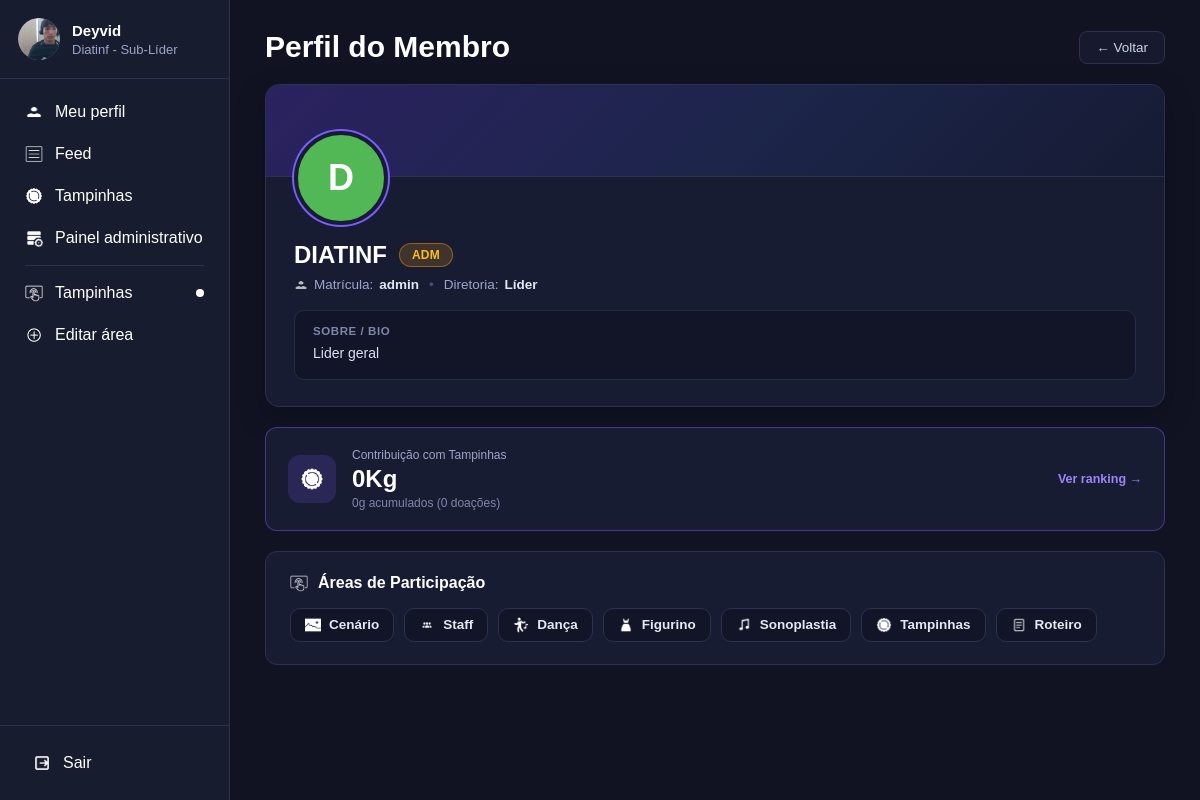
Before: /perfil/19/ (signed in) with the older database file.
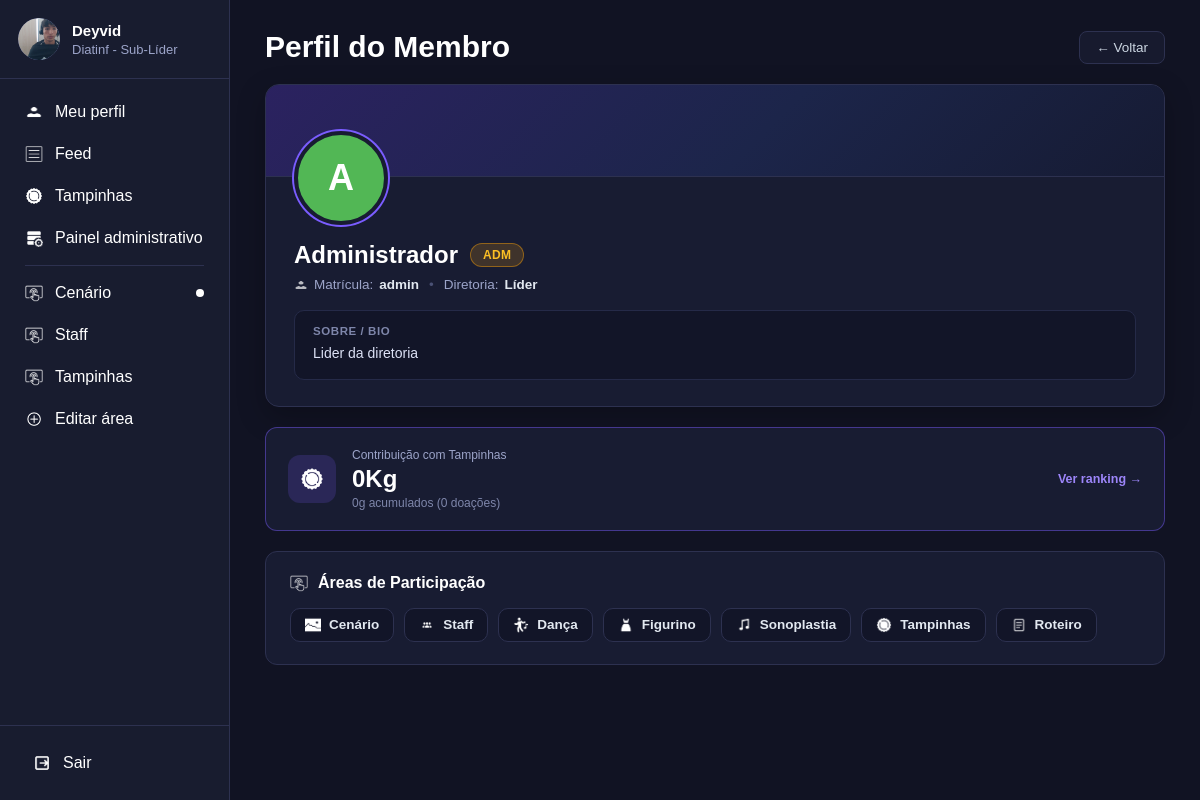
After: the same page with the newer database file.
### usuarios/models.py (models this page shows, shortened)
class Usuario(models.Model):
    nome=models.CharField(max_length=100, blank=True, default="")
    matricula=models.CharField(max_length=20, unique=True)
    senha=models.CharField(max_length=255)
    diretoria=models.CharField(max_length=50)
    areas=models.TextField()
    aprovado=models.BooleanField(default=True)
    sub_lider=models.BooleanField(default=False)
    sublider_de=models.CharField(max_length=50, null=True, blank=True)
    doacao_tampinhas=models.FloatField(default=0)
    foto=models.ImageField(upload_to="perfis/", null=True, blank=True)
    bio=models.TextField(blank=True, default="")
    def nome_exibicao(self):
        if self.nome and self.nome.strip():
            return self.nome.strip()
        return self.matricula
    def inicial_perfil(self):
        base = (self.nome_exibicao() or "U").strip()
        return base[0].upper() if base else "U"
    def cargo_classe(self):
        if self.eh_administrador():
            return "tag-adm"
        if self.sub_lider:
            return "tag-sublider"
        return "tag-membro"
    def total_tampinhas_gramas(self):
        from decimal import Decimal
        tot_g = self.doacoes_tampinhas.aggregate(tot=models.Sum("quantidade_gramas"))["tot"]
        if tot_g is None and self.doacao_tampinhas and self.doacao_tampinhas > 0:
            tot_g = int(Decimal(str(self.doacao_tampinhas)) * Decimal("1000"))
        return tot_g or 0
    def total_tampinhas_formatado(self):
        from decimal import Decimal
        tot_g = self.total_tampinhas_gramas()
        d = Decimal(tot_g) / Decimal("1000")
        s = f"{d:.3f}".rstrip("0").rstrip(".")
        if not s or s == "-0":
            s = "0"
        return f"{s}Kg"
    def eh_administrador(self):
        mat = (self.matricula or "").strip().lower()
        diret = (self.diretoria or "").strip().lower()
        return mat == "admin" or diret in ["líder", "lider", "líder geral", "lider geral"]
    def tem_acesso_painel(self):
        return self.eh_administrador() or self.sub_lider
    def get_areas_list(self):
        if self.areas:
            return [a.strip() for a in self.areas.split(",") if a.strip()]
        return []
    def get_areas_ordenadas(self):
        areas = self.get_areas_list()
        if self.sub_lider and self.sublider_de and self.sublider_de in areas:
            areas = [self.sublider_de] + [a for a in areas if a != self.sublider_de]
        return areas
    def get_areas_sidebar(self):
        if self.eh_administrador():
            return ["Cenário", "Staff", "Dança", "Figurino", "Sonoplastia", "Tampinhas", "Roteiro"]
        return self.get_areas_ordenadas()

### usuarios/views.py (the view)
# urls.py: path("perfil/<int:id_usuario>/", views.ver_perfil, name="ver_perfil"),
def ver_perfil(request, id_usuario=None):
    usuario = usuario_logado(request)
    if usuario is None:
        return redirect("login")
    if id_usuario is None:
        perfil_usuario = usuario
    else:
        perfil_usuario = get_object_or_404(Usuario, id=id_usuario)
    eh_proprio_perfil = (perfil_usuario.id == usuario.id)
    contribuicao_tampinhas_kg = perfil_usuario.total_tampinhas_formatado()
    contribuicao_tampinhas_gramas = perfil_usuario.total_tampinhas_gramas()
    total_doacoes_registradas = perfil_usuario.doacoes_tampinhas.count()
    if perfil_usuario.eh_administrador():
        lista_nomes_areas = list(TODAS_AREAS)
    else:
        lista_nomes_areas = perfil_usuario.get_areas_ordenadas()
    areas_perfil = [
        {
            "nome": area_nome,
            "icone": AREAS_ICONES.get(area_nome, "imgs/icone-area.png"),
            "eh_sublider": bool(perfil_usuario.sub_lider and perfil_usuario.sublider_de == area_nome),
        }
        for area_nome in lista_nomes_areas
    ]
    return render(request, "perfil.html", {
        "usuario": usuario,
        "perfil_usuario": perfil_usuario,
        "eh_proprio_perfil": eh_proprio_perfil,
        "contribuicao_tampinhas_kg": contribuicao_tampinhas_kg,
        "contribuicao_tampinhas_gramas": contribuicao_tampinhas_gramas,
        "total_doacoes_registradas": total_doacoes_registradas,
        "areas_perfil": areas_perfil,
        "pagina_ativa": "perfil" if eh_proprio_perfil else "",
        "area_ativa": "",
    })

### usuarios/context_processors.py (called while the page is built, shortened)
def gerar_token_usuario(usuario_id):
    if not usuario_id:
        return ""
    try:
        return signing.dumps({"usuario": int(usuario_id)}, salt=TOKEN_SALT)
    except Exception:
        return ""

def consumir_notificacoes_validas(request, usuario_id):
    notificacoes = []
    try:
        storage = messages.get_messages(request)
        mensagens_brutas = list(storage)
        if hasattr(storage, "_loaded_data"):
            storage._loaded_data = []
        if hasattr(storage, "_queued_messages"):
            storage._queued_messages = []
        storage.used = True
        if hasattr(request, "session") and "_messages" in request.session:
            del request.session["_messages"]
        agora = time.time()
        caminho_atual = unquote(getattr(request, "path", "") or "").rstrip("/") or "/"
        uid_atual_str = str(usuario_id) if usuario_id else "anon"
    except Exception:
        return []
    return notificacoes[-1:]

### usuarios/templates/perfil.html (shortened to what the changed rows need)
{% load static usuarios_extras %}
<!DOCTYPE html>
<html lang="pt-br">
<head>
    <link rel="stylesheet" href="{% static 'css/base.css' %}">
    <link rel="stylesheet" href="{% static 'css/perfil.css' %}">
</head>
<body>
{% include "_sidebar.html" %}
<main class="conteudo">
    <div class="container-pagina container-perfil">
        <div class="titulo-pagina cabecalho-pagina-perfil">
            <h1>{% if eh_proprio_perfil %}Meu Perfil{% else %}Perfil do Membro{% endif %}</h1>
        </div>
        <section class="perfil-hero-card">
            <div class="perfil-corpo">
                <div class="perfil-topo-linha">
                    <div class="perfil-avatar-wrapper">
                        <div class="perfil-avatar-grande {{ perfil_usuario.matricula|cor_avatar }}" id="avatar-principal-perfil">
                            {% if perfil_usuario.foto and perfil_usuario.foto.name %}
                                <img src="{{ perfil_usuario.foto.url }}" alt="{{ perfil_usuario.nome_exibicao }}" class="perfil-foto-img">
                            {% else %}
                                <span>{{ perfil_usuario.inicial_perfil }}</span>
                            {% endif %}
                        </div>
                    </div>
                </div>
                <div class="perfil-identidade">
                    <div class="perfil-nome-linha">
                        <h2 class="perfil-nome">{{ perfil_usuario.nome_exibicao }}</h2>
                        <span class="perfil-tag-cargo {{ perfil_usuario.cargo_classe }}">
                            {% if perfil_usuario.eh_administrador %}
                                ADM
                            {% elif perfil_usuario.sub_lider %}
                                Sub-Líder{% if perfil_usuario.sublider_de %} • {{ perfil_usuario.sublider_de }}{% endif %}
                            {% else %}
                                Membro
                            {% endif %}
                        </span>
                    </div>
                    <div class="perfil-metadados">
                        <span class="meta-item">
                            <img src="{% static 'imgs/icone-usuario.png' %}" alt="">
                            Matrícula: <strong>{{ perfil_usuario.matricula }}</strong>
                        </span>
                        <span class="meta-item">
                            Diretoria: <strong>{{ perfil_usuario.diretoria }}</strong>
                        </span>
                    </div>
                </div>
                <div class="perfil-bio-bloco">
                    <span class="perfil-secao-label">Sobre / Bio</span>
                    {% if perfil_usuario.bio %}
                        <p class="perfil-bio-texto">{{ perfil_usuario.bio }}</p>
                    {% endif %}
                </div>
            </div>
        </section>
    </div>
</main>
</body>
</html>

### usuarios/templates/_sidebar.html (shortened to what this page needs)
{% load static %}
<aside class="sidebar">
    <div>
        <a href="{% url 'meu_perfil' %}{% if user_token %}?_user_token={{ user_token|urlencode }}{% endif %}" class="usuario {% if pagina_ativa == 'perfil' %}usuario-ativo{% endif %}" title="Acessar meu perfil">
            <div class="avatar">
                {% if usuario.foto and usuario.foto.name %}
                    <img src="{{ usuario.foto.url }}" alt="{{ usuario.nome_exibicao }}" class="avatar-foto-img">
                {% else %}
                    {{ usuario.inicial_perfil }}
                {% endif %}
            </div>
            <div class="dados-usuario">
                <h3>{{ usuario.nome_exibicao }}</h3>
                <p>{{ usuario.diretoria }} - {% if usuario.eh_administrador %}Líder{% elif usuario.sub_lider %}Sub-Líder{% else %}Membro{% endif %}</p>
            </div>
        </a>
        <nav class="menu">
            <a href="{% url 'meu_perfil' %}{% if user_token %}?_user_token={{ user_token|urlencode }}{% endif %}" class="{% if pagina_ativa == 'perfil' %}ativo{% endif %}">
                <img src="{% static 'imgs/icone-usuario.png' %}" alt="Perfil">
                <span>Meu perfil</span>
            </a>
            <a href="{% url 'feed' %}{% if user_token %}?_user_token={{ user_token|urlencode }}{% endif %}" class="{% if pagina_ativa == 'feed' %}ativo{% endif %}">
                <img src="{% static 'imgs/icone-feed.png' %}" alt="Feed">
                <span>Feed</span>
            </a>
            <a href="{% url 'tampinhas' %}{% if user_token %}?_user_token={{ user_token|urlencode }}{% endif %}" class="{% if pagina_ativa == 'tampinhas' %}ativo{% endif %}">
                <img src="{% static 'imgs/icone-tampinhas.png' %}" alt="Tampinhas">
                <span>Tampinhas</span>
            </a>
            {% if usuario.tem_acesso_painel %}
                <a href="{% url 'painel_administrativo' %}{% if user_token %}?_user_token={{ user_token|urlencode }}{% endif %}" class="{% if pagina_ativa == 'painel' %}ativo{% endif %}">
                    <img src="{% static 'imgs/icone-painel.png' %}" alt="Painel">
                    <span class="texto-painel">Painel administrativo</span>
                </a>
            {% endif %}
            <div class="menu-separador"></div>
            {% for area in usuario.get_areas_sidebar %}
                <a href="{% url 'chat_area' area %}{% if user_token %}?_user_token={{ user_token|urlencode }}{% endif %}" class="{% if area_ativa == area %}ativo{% endif %}">
                    <img src="{% static 'imgs/icone-area.png' %}" alt=""><span>{{ area }}</span>
                    {% if usuario.sub_lider and area == usuario.sublider_de %}<span class="ponto-sublider"></span>{% endif %}
                </a>
            {% endfor %}
            <a href="{% url 'nova_area' %}{% if user_token %}?_user_token={{ user_token|urlencode }}{% endif %}" class="{% if pagina_ativa == 'nova_area' %}ativo{% endif %}">
                <img src="{% static 'imgs/icone-editar-area.png' %}" alt="Editar área">
                <span>Editar área</span>
            </a>
        </nav>
    </div>
    <div class="rodape-sidebar">
        <a href="{% url 'sair' %}" id="link-sair-sidebar" onclick="return confirm('Deseja realmente sair da sua conta?');">
            <img src="{% static 'imgs/icone-sair.png' %}" alt="Sair">
            <span>Sair</span>
        </a>
    </div>
</aside>

Changed rows visible on the page:
changed Usuario "Deyvid": sublider_de "Tampinhas" → "Cenário" (drawn); areas "Tampinhas" → "Cenário,Staff,Tampinhas" (drawn)
changed Usuario "admin": inicial_perfil "D" → "A"; nome_exibicao "DIATINF" → "Administrador"; bio "Lider geral" → "Lider da diretoria"
Other visible differences:
new list line: "Cenário"
new list line: "Staff"
new list line: "Tampinhas"
list line gone: "Tampinhas"
